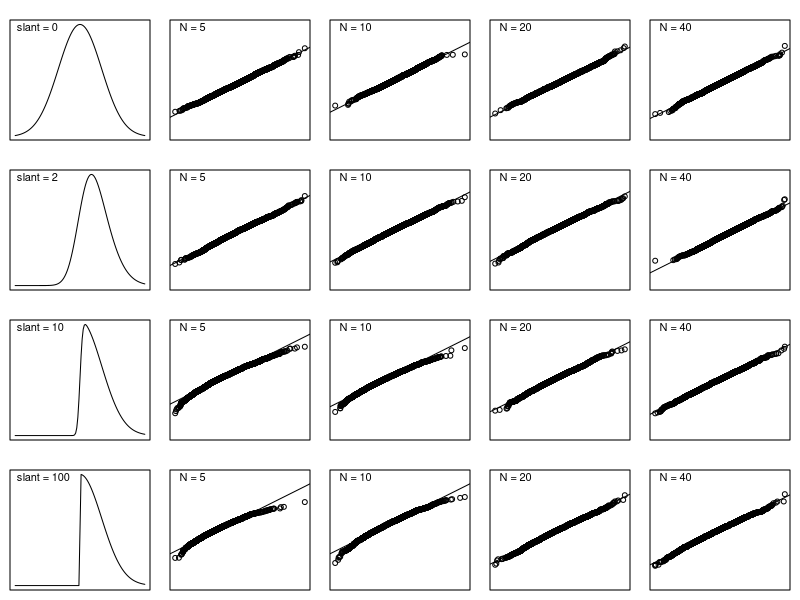

Reproduce this figure in R.
## ---- chunk 1
library(sn)
library(magrittr)
library(ggplot2)
## ---- chunk 2
R <- 5000
N <- 5
sla <- 10
loc <- 0
sca <- 1
## ---- chunk 3
plot_gen <- function(N, sla) {
  helper <- sla / (sqrt(1 + sla ^ 2))
  pop_mean <- loc + sca * helper * sqrt(2 / pi)
  pop_sd <- sqrt(sca ^ 2 * (1 - (2 * helper ^ 2) / pi))
  
  Y <- rnorm(R)
  sample_dist_clt <-  Y * (pop_sd / sqrt(N)) + pop_mean
  ran_skew <-
    array(rsn(
      R * N,
      xi = loc,
      omega = sca,
      alpha = sla
    ), dim = c(R, N))
  sample_dist_sim <- apply(ran_skew, 1, mean)
  
  qqplot(
    sample_dist_sim,
    sample_dist_clt,
    asp = 0.5,
    axes = F,
    frame.plot = TRUE
  )
  abline(0, 1)
}
## ---- chunk 4
plot_labs <- function(xfrac, yfrac, label, pos = 4, ...) {
  u <- par("usr")
  x <- u[1] + xfrac * (u[2] - u[1])
  y <- u[4] - yfrac * (u[4] - u[3])
  text(x, y, label, pos = pos, ...)
}
## ---- chunk 5
par(mfrow = c(4, 5), mai = c(0.1, 0.1, 0.2, 0.1))
sla <- c(0, 2, 10, 100)
N <- c(5, 10, 20, 40)
x <- seq(-3, 3, by = 0.05)
sk_label <- c("slant = 0", "slant = 2", "slant = 10", "slant = 100")
  for (i in 1:length(sla)) {
  plot(
    dsn(
      x,
      xi = loc,
      omega = sca,
      alpha = sla[i]),
    type = 'l',
    axes = FALSE,
    ann = FALSE,
    frame.plot = TRUE)
  plot_labs(0.001, 0.07, sk_label[i])
  labels <- c("N = 5", "N = 10", "N = 20", "N = 40")
  for (j in 1:length(N)) {
    plot_gen(N[j], sla[i])
    plot_labs(0.02, 0.07, labels[j])}
}
